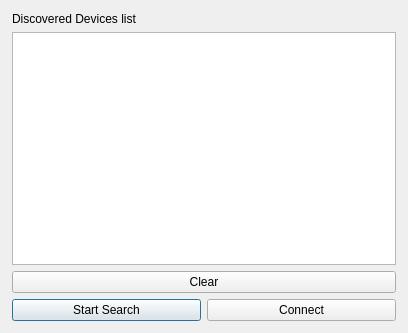
<?xml version="1.0" encoding="UTF-8"?>
<ui version="4.0">
 <class>DeviceConnectDialog</class>
 <widget class="QDialog" name="DeviceConnectDialog">
  <property name="geometry">
   <rect>
    <x>0</x>
    <y>0</y>
    <width>408</width>
    <height>333</height>
   </rect>
  </property>
  <property name="windowTitle">
   <string>Dialog</string>
  </property>
  <layout class="QHBoxLayout" name="horizontalLayout" stretch="1">
   <property name="leftMargin">
    <number>12</number>
   </property>
   <property name="topMargin">
    <number>12</number>
   </property>
   <property name="rightMargin">
    <number>12</number>
   </property>
   <property name="bottomMargin">
    <number>12</number>
   </property>
   <item>
    <layout class="QVBoxLayout" name="verticalLayout" stretch="0,0,0,0">
     <property name="spacing">
      <number>-1</number>
     </property>
     <item>
      <layout class="QHBoxLayout" name="horizontalLayout_4">
       <item>
        <widget class="QLabel" name="label_2">
         <property name="text">
          <string>Discovered Devices list</string>
         </property>
        </widget>
       </item>
      </layout>
     </item>
     <item>
      <widget class="QListWidget" name="listWidgetSearchedDeviceList"/>
     </item>
     <item>
      <layout class="QHBoxLayout" name="horizontalLayout_3">
       <property name="spacing">
        <number>0</number>
       </property>
       <property name="leftMargin">
        <number>0</number>
       </property>
       <property name="bottomMargin">
        <number>0</number>
       </property>
       <item>
        <widget class="QPushButton" name="pushButtonClean">
         <property name="text">
          <string>Clear</string>
         </property>
         <property name="autoDefault">
          <bool>false</bool>
         </property>
        </widget>
       </item>
      </layout>
     </item>
     <item>
      <layout class="QHBoxLayout" name="horizontalLayout_2">
       <property name="spacing">
        <number>-1</number>
       </property>
       <item>
        <widget class="QPushButton" name="pushButtonSearch">
         <property name="text">
          <string>Start Search</string>
         </property>
        </widget>
       </item>
       <item>
        <widget class="QPushButton" name="pushButtonConnect">
         <property name="text">
          <string>Connect</string>
         </property>
        </widget>
       </item>
      </layout>
     </item>
    </layout>
   </item>
  </layout>
 </widget>
 <resources/>
 <connections/>
</ui>
